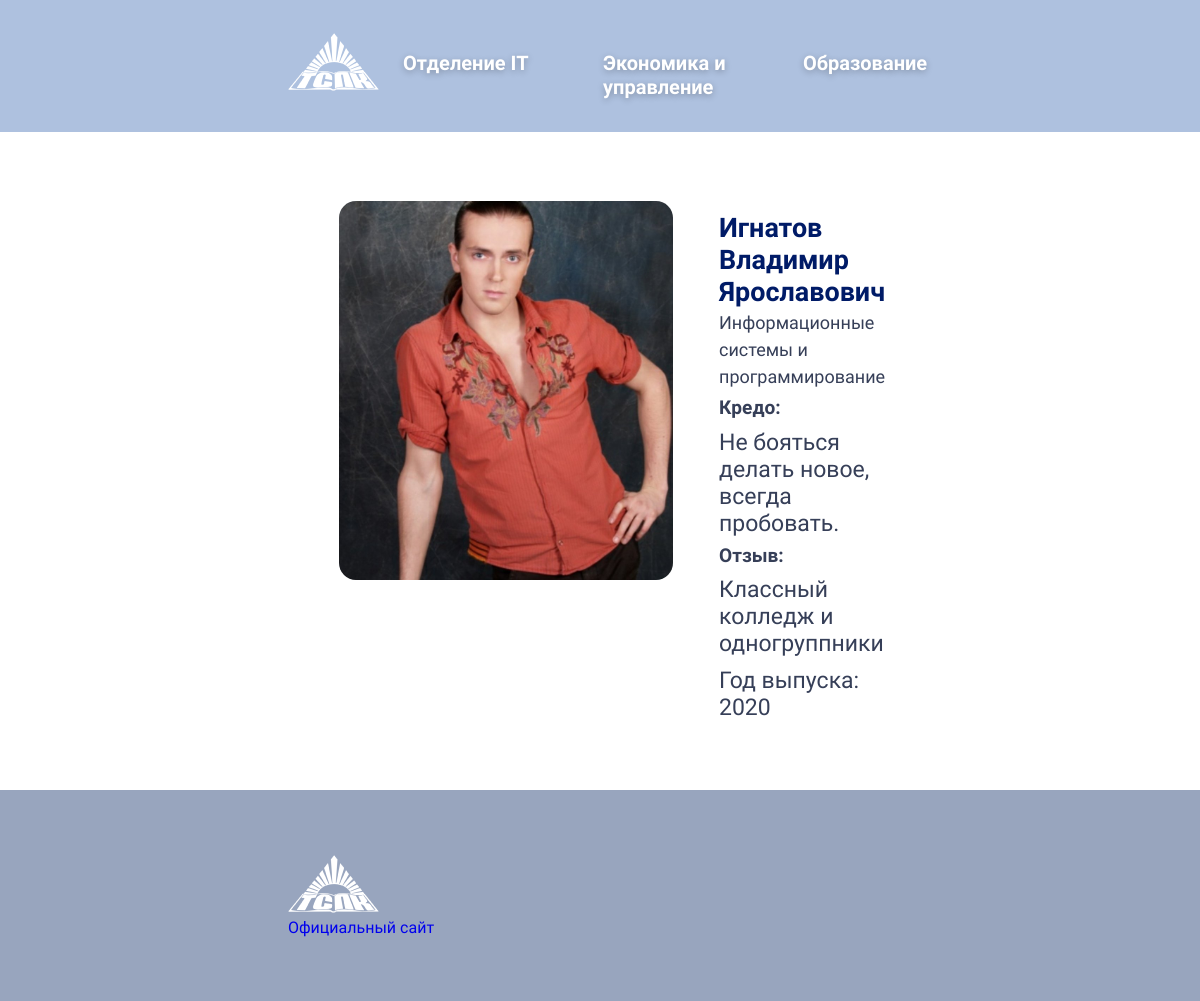
Screenshot of /cards/3/ with the database file from the repository.
### core/models.py (models this page shows, shortened)
class Category(models.Model):
    parent = models.ForeignKey('self', on_delete=models.CASCADE, null=True, blank=True,verbose_name='Отделение')
    category_text = models.CharField(max_length=100,verbose_name='Специальность')
    def __str__(self):
        return self.category_text

class Card(models.Model):
    name = models.CharField(verbose_name='ФИО', max_length=1000)
    category = models.ForeignKey(Category, on_delete=models.CASCADE,  null=True, blank=True, verbose_name='специальность')
    kredo = models.TextField(max_length=1000, blank=True)
    ava = models.ImageField(upload_to=add_path, default=None)
    otzyv = models.TextField(max_length=1000)
    god_grad = models.IntegerField('Год выпуска', blank=True)

### core/views.py (the view)
# urls.py: path('cards/<int:card_id>/', views.CardView.as_view(), name='card_detail'),
class CardView(DetailView):
    model = Card
    context_object_name = 'card'
    pk_url_kwarg = 'card_id'
    template_name = 'card-detail.html'
    def get(self, request, card_id, *args, **kwargs):
        self.object = self.get_object()
        context = self.get_context_data(object=self.object)
        return self.render_to_response(context)

### core/templatetags/common_tags.py (called while the page is built)
@register.inclusion_tag('header.html', takes_context=True)
def show_top_menu(context):
    categories = Category.objects.filter(parent=None)
    return {
        'categories': categories,
    }

### templates/card-detail.html
{% extends 'layout_card.html'%}
{% block unique_content%}
<div class="container">
    <div class="card card_detail">
        <div>
            <img src="{{ card.ava.url }}" alt="фото">
        </div>
        <div class="card-bl">
            <h3 class="fio-card">{{ card.name }}</h3>
            <a class="card-card" href="{% url 'cat_ord' card.category.id %}">{{ card.category.category_text }}</a>
            <h5 class="card-card">Кредо:</h5>
            <p class="card-card">{{ card.kredo }}</p>
            <h5 class="card-card">Отзыв:</h5>
            <p class="card-card">{{ card.otzyv }}</p>
            <p class="card-card">Год выпуска: {{ card.god_grad}}</p>
        </div>
    </div>
</div>
{% endblock%}

### templates/header.html (shortened to what this page needs)
{% load static%}
                <div id="nav">
                    <nav>
                        <ul class="navig">
                            <li>
                                <a href="{% url 'otdel-slide'%}">
                                    <img src="{% static 'img/logo.png' %}" alt="TSPK">
                                </a>
                            </li>
 {% for category in categories %}
                            <li class="menu-li">
                                <a href="{% url 'cat_ord' category.id %}">{{ category}}</a>
                            </li>
                            {% endfor %}
                        </ul>
                    </nav>
                </div>

### core/static/css/style_card.css (style rules this page uses)
.container { padding: 1rem 18rem; }
body { padding: 0; margin: 0; font-family: 'Play', sans-serif; }
a { text-decoration: none; }
ul { padding: 0; list-style: none; }
.container { padding: 3rem 18rem; }
#nav { position: relative; background-color: #AEC1DF; height: 100px; }
nav { display: flex; justify-content: space-between; flex-direction: row; }
.navig { display: flex; justify-content: space-between; flex-direction: row; }
.menu-li { margin: 1.2em 0; width: 200px; }
.menu-li a { font-weight: bold; font-size: 20px; color: #FFFFFF; text-shadow: 0px 2px 6px rgba(0, 0, 0, 0.25); }
.navig img { margin-right: 1.5em; }
.card img { width: 262.61px; height: 379px; border-radius: 17px; object-fit: cover; }
.card { width: 337px; height: auto; font-size: 23px; color: #363F58; margin: 1rem 2.9rem; padding: 5px; }
.card p, h3, h5 { margin: 0; margin-top: 0.4em; overflow-wrap: normal; word-wrap: break-word; word-break: normal; line-break: auto; hyphens: manual; }
.card a { font-size: 18px; color: #363F58; }
.fio-card { color: #001B67; }
.card_detail { display: flex; flex-direction: row; width: 70%; }
.card_detail img { width: 333.61px; margin-right: 2em; height: 379px; border-radius: 17px; object-fit: cover; }

### rows the page displays
Category: category_text "Отделение IT"
Category: category_text "Экономика и управление"
Category: category_text "Образование"
Card: ava (picture), name "Игнатов Владимир Ярославович", category.category_text "Информационные системы и программирование", kredo "Не бояться делать новое, всегда пробовать.", otzyv "Классный колледж и одногруппники", god_grad "2020"
